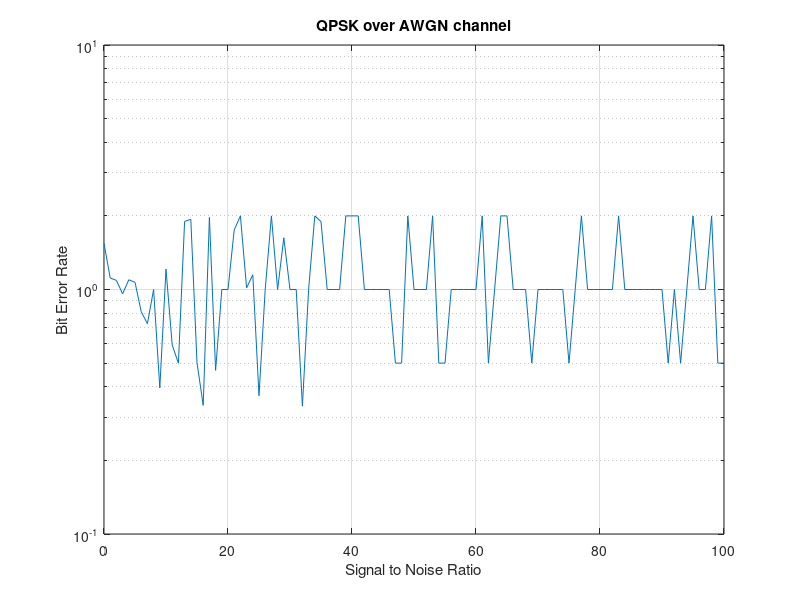

Source code (MATLAB):
%BER
%QPSK BER
clear all;
const=[1 -1];
num_symbols = 1000;
iter_max=1000;
EbN0_min=0;
EbN0_max=100;
SNR=[];BER=[];



for EbN0 = EbN0_min:EbN0_max
    EbN0_lin=10.^(0.1*EbN0);
    noise_var=0.5/(EbN0_lin); % s^2=N0/2
    iter = 0;
    err = 0;
    while (iter <iter_max && err <100)        
        int_symbols = randi([1, 4], 1, num_symbols);
        A = 1/sqrt(2);
        qpsk_symbols = zeros(size(int_symbols));
        qpsk_symbols(int_symbols == 1) =   A + 1i*A;
        qpsk_symbols(int_symbols == 2) =   A - 1i*A;
        qpsk_symbols(int_symbols == 3) = - A + 1i*A;
        qpsk_symbols(int_symbols == 4) = - A - 1i*A;
        tx_sig = qpsk_symbols;
        
         h=1/sqrt(2)*(normrnd(0,1)+1i*normrnd(0,1));
%         h=1/sqrt(2)*(randn(num_symbols,1)+1i*randn(num_symbols,1)); %N(0,1)
        n=1/sqrt(2)*(sqrt(1/EbN0_lin)*randn(num_symbols,1)+1i*sqrt(1/EbN0_lin)*randn(num_symbols,1)); %N(0,sigma^2)
        hh=rot90(fliplr(h),-1);
        nn=rot90(fliplr(n),-1);
        rx_sig = (hh.*tx_sig+nn);
        for r = 1:length(rx_sig)
                image_part_part = 0.7071;
                real_part = 0.7071;
                if(imag(rx_sig(r))>=0 && real(rx_sig(r))>=0)
                    image_part = 0.7071;
                    real_part = 0.7071;
                elseif(imag(rx_sig(r))<0 && real(rx_sig(r))>0)  
                     image_part = -0.7071;
                     real_part = 0.7071;     
                elseif(imag(rx_sig(r))>0 && real(rx_sig(r))<0) 
                    image_part = 0.7071;
                    real_part = -0.7071;
                elseif(imag(rx_sig(r))<0 && real(rx_sig(r))<0)
                    image_part = -0.7071;
                    real_part = -0.7071;
                end

                if((image_part * imag(tx_sig(r))) < 0)
                    err = err + 1;
                end
                if((real_part * real(tx_sig(r))) < 0)

                    err = err + 1;
                end
        end
        iter = iter + 1;
        
    end
    disp(err)
    SNR =[SNR EbN0];
    BER = [BER err/(num_symbols*iter)];
end
semilogy(SNR,BER);
grid;
xlabel('Signal to Noise Ratio');
ylabel('Bit Error Rate');
title('QPSK over AWGN channel');


